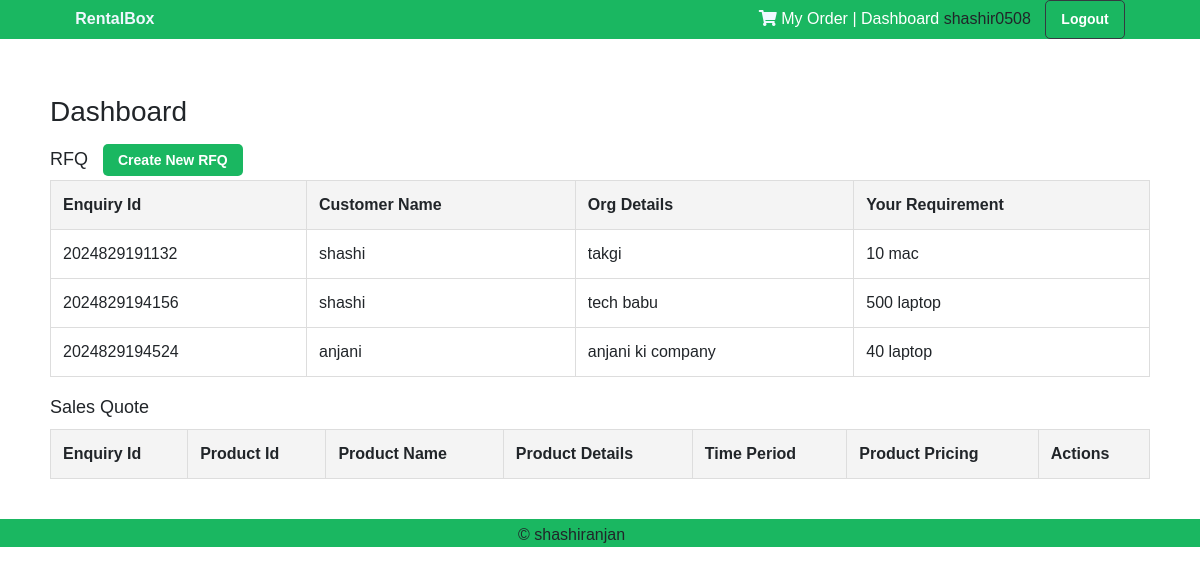
/dashboard/ (signed in), run on an earlier commit of the app's database.
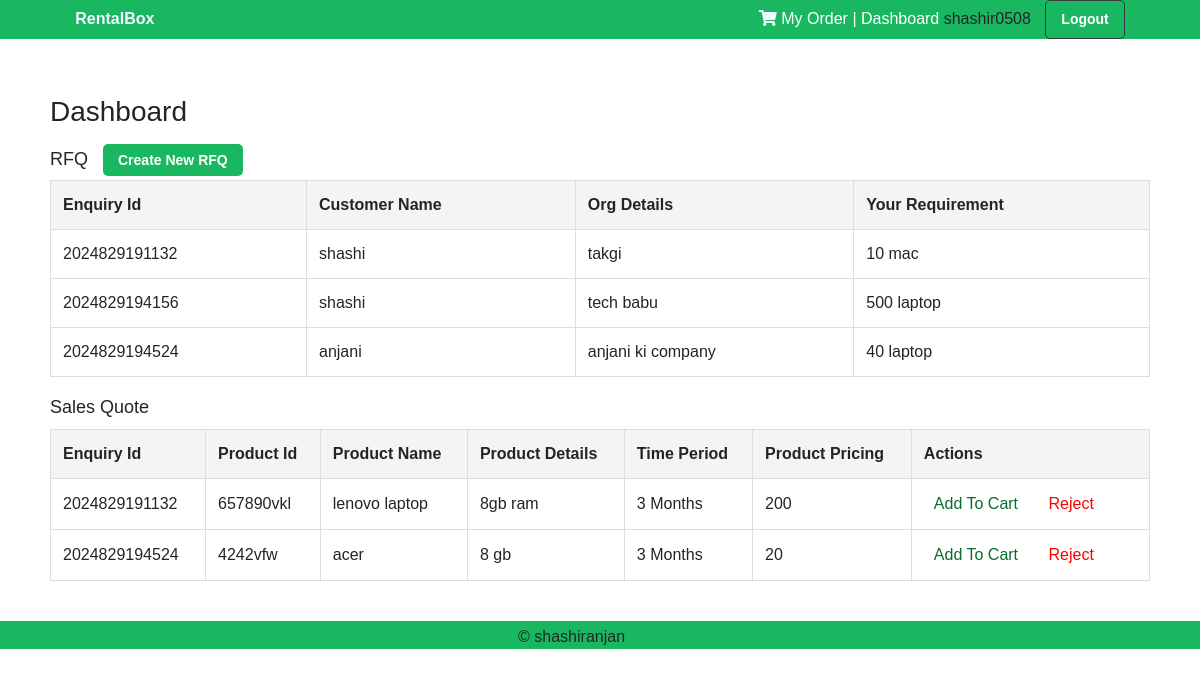
And on a later commit of the database.
### warehouse/models.py (models this page shows)
class EnquiryDetails(models.Model):
    user = models.ForeignKey(User, on_delete=models.CASCADE, null = True)
    enquiry_id = models.CharField(max_length=64, null = True)
    customer_name = models.CharField(max_length=64, null = True)
    your_email = models.EmailField(max_length = 128, null = True)
    phone_number = PhoneField(blank=True, help_text='Contact phone number')
    org_details = models.CharField(max_length=64, null= True)
    your_requirement = models.CharField(max_length=64, null = True)

class SalesQuoteDetails(models.Model):
    enquiry = models.ForeignKey(EnquiryDetails,on_delete=models.CASCADE)
    sales_quote_id = models.CharField(max_length=64, null = True)
    product_obj = models.ForeignKey(Products,on_delete=models.CASCADE, null=True)
    product_name = models.CharField(max_length=264, null = True)   #
    product_id = models.CharField(max_length = 128, null = True)   #
    qty= models.IntegerField(null = True)
    product_details = models.CharField(max_length = 128, null = True)  #
    time_period = models.CharField(choices=CATEGORY_CHOICES, max_length = 200, null = True, default="Other")
    pricing = models.CharField(max_length=64, null = True)  #
    added_to_cart = models.BooleanField(default=False)
    sq_reject= models.BooleanField(default=False)

### warehouse/views.py (the view)
# urls.py: path('dashboard/',views.dashboard_view, name='dashboard'),
@login_required(login_url='/login/')
def dashboard_view(request):
    username= request.user.email
    name = username.split('@')[0]
    role=request.user.role
    if role == 'ADMIN':
        data= EnquiryDetails.objects.all()
    else:
        data= request_for_quote_view(request)
    sales_quote = SalesQuoteDetails.objects.filter(added_to_cart=False, sq_reject=False)
    return render(request, 'dashboard.html',{'data':data,'sales_quote':sales_quote, 'name':name,'role':role})

### warehouse/views.py (called while the page is built)
@login_required(login_url='/login/')
def request_for_quote_view(request):
    data = EnquiryDetails.objects.filter(user=request.user)
    return data

### warehouse/templates/dashboard.html (shortened to what this page needs)
{% extends 'layout/app.html' %}
{% load static %}
        {% block content %}
        <head>
            <link rel = "stylesheet" type="text/css" href="{% static '/warehouse/css/dashboard.css' %}">
        </head>
        <body>
    <div class="header" style=" background-color: rgb(26, 183, 97); text-align: center; left: 0%; width: 100%; ">
        <p>
            <span style="margin-right: 50%; color: aliceblue; font-weight: bold;"><a href="{% url 'index' %}" style="text-decoration: none;color: aliceblue;">RentalBox</a></span>
            {% if name != 'AnonymousUser' %}
            <span class="cart-icon"><a href="{% url 'mycart' %}"><i class="fas fa-shopping-cart" style="color: aliceblue;"></i></a></span>
            <span><a style="color: white; text-decoration: none;" href="{% url 'myorder' %}">My Order</a></span>
            <span><a style="color: white; text-decoration: none;" href="{% url 'dashboard' %}">| Dashboard</a></span>
            <span>{{ name }} <a href="{% url 'logout' %}" class="btn btn-dark">Logout</a></span>
            {% else %}
                <span><a href="{% url 'login' %}">SignIn</a> <a href="{% url 'register' %}">/ SignUp</a></span>
            {% endif %}
        </p>
    </div>
        <div class="container">
            <h3>Dashboard</h3>
            <h4>RFQ
                <a href="{% url 'enquiry' %}" class="btn-dark" style="text-decoration: none;">Create New RFQ</a>
            </h4>
            <table>
                <thead>
                    <tr>
                        <th>Enquiry Id</th>
                        <th>Customer Name</th>
                        <th>Org Details</th>
                        <th>Your Requirement</th>
                    </tr>
                </thead>
                <tbody>
                    {% for val in data %}
                    <tr>
                        <td>{{ val.enquiry_id }}</td>
                        <td>{{ val.customer_name }}</td>
                        <td>{{ val.org_details }}</td>
                        <td>{{ val.your_requirement }}</td>
                    </tr>
                    {% endfor %}
                </tbody>
            </table>
            <h4>Sales Quote
            </h4>
            <table>
                <thead>
                    <tr>
                        <th>Enquiry Id</th>
                        <th>Product Id</th>
                        <th>Product Name</th>
                        <th>Product Details</th>
                        <th>Time Period</th>
                        <th>Product Pricing</th>
                        <th>Actions</th>
                    </tr>
                </thead>
                <tbody>
                    {% for val in data %}
                        {% for products in sales_quote %}
                        {% if products.enquiry.enquiry_id == val.enquiry_id %}
                        <tr>
                            <td>{{ val.enquiry_id }}</td>
                            <td>{{ products.product_id }}</td>
                            <td>{{ products.product_name }}</td>
                            <td>{{ products.product_details }}</td>
                            <td>{{ products.time_period }}</td>
                            <td>{{ products.pricing }}</td>
                            <td class="actions">
                                <a href="{% url 'add_to_cart' id=products.sales_quote_id %}" class="add-to-cart-btn" onclick="addToCart()">Add To Cart</a>
                                <button class="btn-reject">
                                    <a href="{% url 'reject_sales_quote' id=products.sales_quote_id %}">Reject</a>
                                </button>
                            </td>
                        </tr>
                        {% endif %}
                        {% endfor %}
                    {% endfor %}
                </tbody>
            </table>
        </div>
        <div class="footer" style="background-color: rgb(26, 183, 97); text-align: center; left: 0%; width: 100%; bottom: 0%;  ">
            <p>&copy shashiranjan<a href="https://www.linkedin.com/in/shashiranjan05/" ><i class="fa fa-linkedin-square" style="font-size:24px; color: black;"></i></a> &nbsp;<a href="https://github.com/shashiranjan05"><i class="fa fa-github-square" style="font-size:24px; color: black;" ></i></a>
            </p>
        </div>
        </body>
    {% endblock %}

### warehouse/templates/layout/app.html (shortened to what this page needs)
<!DOCTYPE html>
<html lang="en">
<head>
  <link rel="stylesheet" href="https://cdn.jsdelivr.net/npm/bootstrap@4.6.2/dist/css/bootstrap.min.css">
  <link rel="stylesheet" href="https://cdnjs.cloudflare.com/ajax/libs/font-awesome/4.7.0/css/font-awesome.min.css">
  <link rel="stylesheet" href="https://pro.fontawesome.com/releases/v5.10.0/css/all.css" />
</head>
<body>
{% block content %}
{% endblock %}
</body>
</html>

### warehouse/static/warehouse/css/dashboard.css (style rules this page uses)
body { font-family: Arial, sans-serif; margin: 0; padding: 0; box-sizing: border-box; }
.container { padding: 20px; }
h3 { text-align: left; margin-top: 20px; }
h4 { margin: 20px 0 10px; font-size: 18px; }
table { width: 100%; border-collapse: collapse; margin-bottom: 20px; }
th, td { padding: 12px; text-align: left; border: 1px solid #ddd; }
th { background-color: #f4f4f4; }
.btn-dark { text-decoration: none; color: white; background-color: rgb(26, 183, 97); padding: 8px 15px; border-radius: 5px; font-size: 14px; font-weight: bold; transition: background-color 0.3s, transform 0.3s; margin-left: 10px; }
.actions button { background: none; border: none; cursor: pointer; margin-right: 5px; }
.actions a { text-decoration: none; color: rgb(10, 109, 41); padding: 5px 10px; }
.actions .btn-reject a { color: red; }

### warehouse/templates/dashboard.html (style rules this page uses)
body { font-family: Arial, sans-serif; margin: 0; padding: 0; box-sizing: border-box; }
.container { padding: 20px; }
h3 { text-align: left; margin-top: 20px; }
h4 { margin: 20px 0 10px; font-size: 18px; }
table { width: 100%; border-collapse: collapse; margin-bottom: 20px; }
th, td { padding: 12px; text-align: left; border: 1px solid #ddd; }
th { background-color: #f4f4f4; }
.btn-dark { text-decoration: none; color: white; background-color: rgb(26, 183, 97); padding: 8px 15px; border-radius: 5px; font-size: 14px; font-weight: bold; transition: background-color 0.3s, transform 0.3s; margin-left: 10px; }
.actions button { background: none; border: none; cursor: pointer; margin-right: 5px; }
.actions a { text-decoration: none; color: rgb(10, 109, 41); padding: 5px 10px; }
.actions .btn-reject a { color: red; }

What changed in the data, as far as the page shows it:
added SalesQuoteDetails: {{ val.enquiry_id }} "2024829191132", product_id "657890vkl", product_name "lenovo laptop", product_details "8gb ram", time_period "3 Months", pricing "200", shown under EnquiryDetails "takgi"
added SalesQuoteDetails: {{ val.enquiry_id }} "2024829194524", product_id "4242vfw", product_name "acer", product_details "8 gb", time_period "3 Months", pricing "20", shown under EnquiryDetails "anjani"
